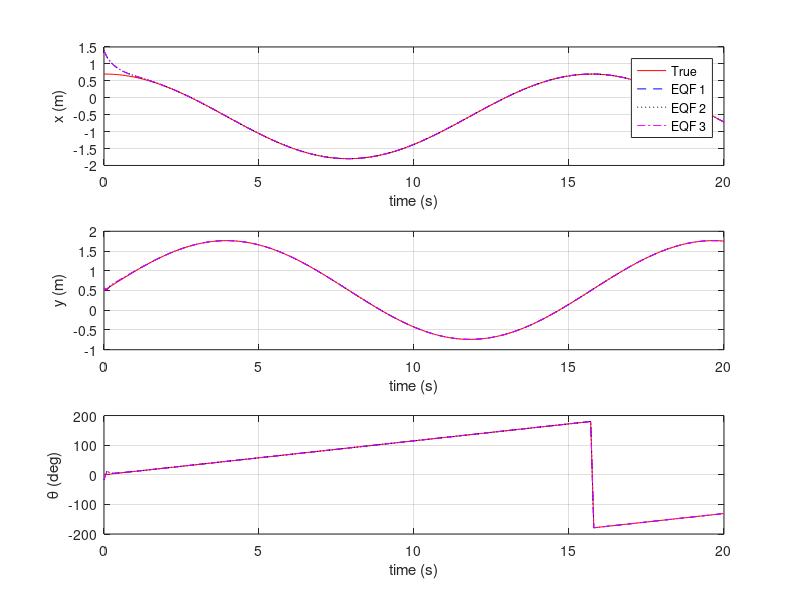

Write the MATLAB code that produced this figure. (Note: this script raises an error after producing the figure.)
load('variables_SE(2)_twoeqf.mat')

figure;

% X position 
subplot(3,1,1);
plot((0:iter-1)*dt , x_true(1,:), 'Color','red','LineStyle','-', 'DisplayName','True')
hold on
plot((0:iter-1)*dt , x_hat_eqf1(1,:), 'Color','blue','LineStyle','--','DisplayName','EQF 1')
plot((0:iter-1)*dt , x_hat_eqf2(1,:), 'Color','black','LineStyle',':','DisplayName','EQF 2')
plot((0:iter-1)*dt , x_hat_eqf3(1,:), 'Color','magenta','LineStyle','-.','DisplayName','EQF 3')
hold off
ylabel('x (m)')
xlabel('time (s)')
legend
grid on

% Y position 
subplot(3,1,2);
plot((0:iter-1)*dt , x_true(2,:), 'Color','red','LineStyle','-', 'DisplayName','True')
hold on
plot((0:iter-1)*dt , x_hat_eqf1(2,:), 'Color','blue','LineStyle','--','DisplayName','EQF 1')
plot((0:iter-1)*dt , x_hat_eqf2(2,:), 'Color','black','LineStyle',':','DisplayName','EQF 2')
plot((0:iter-1)*dt , x_hat_eqf3(2,:), 'Color','magenta','LineStyle','-.','DisplayName','EQF 3')
hold off
ylabel('y (m)')
xlabel('time (s)')
grid on


% theta value
subplot(3,1,3);
plot((0:iter-1)*dt , angles_true(:, 1)*180/pi, 'Color','red','LineStyle','-','DisplayName','True' )
hold on
plot((0:iter-1)*dt , angles_eqf1(:, 1)*180/pi, 'Color','blue','LineStyle','--','DisplayName','EQF 1' )
plot((0:iter-1)*dt , angles_eqf2(:, 1)*180/pi, 'Color','black','LineStyle',':','DisplayName','EQF 2' )
plot((0:iter-1)*dt , angles_eqf3(:, 1)*180/pi, 'Color','magenta','LineStyle','-.','DisplayName','EQF 3' )
hold off
ylabel('\theta (deg)')
xlabel('time (s)')
grid on

% %Angle error norm
% angle_norm_eqf1 = zeros(1,iter);
% for i=1:iter
%     angle_norm_eqf1(1, i) =norm(angles_eqf1(i, 1) - angles_true(i, 1))*180/pi;
% end
% angle_norm_eqf2 = zeros(1,iter);
% for i=1:iter
%     angle_norm_eqf2(1, i) =norm(angles_eqf2(i, 1) - angles_true(i, 1))*180/pi;
% end
% subplot(4,1,4);
% plot((0:iter-1)*dt, angle_norm_eqf1(1,:), 'Color','blue','LineStyle','--');
% hold on
% plot((0:iter-1)*dt, angle_norm_eqf1(1,:), 'Color','black','LineStyle',':');
% hold off
% ylabel('|\theta - \theta_{true}|(deg)')
% xlabel('time (s)')

sgtitle("Estimated and True Robot Pose")
